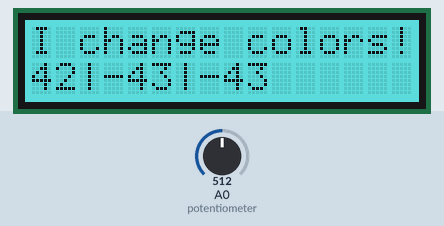
Recording of a sketch running on a simulated Arduino Uno, built with avr-gcc and run on an emulated ATmega328P. On the bench: 16×2 character LCD. The inputs (shaded band) are chosen by the test bench; at power-on: A0 (potentiometer) = 512.

Above: at 1.2 s.
1.3 s: A0 (potentiometer) set to 750
At 2.4 s:
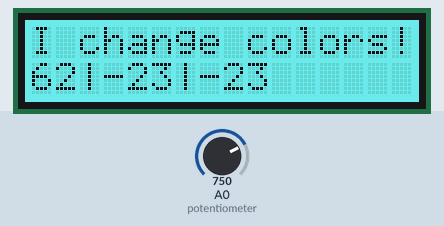
2.9 s: A0 (potentiometer) set to 781
At 4.1 s:
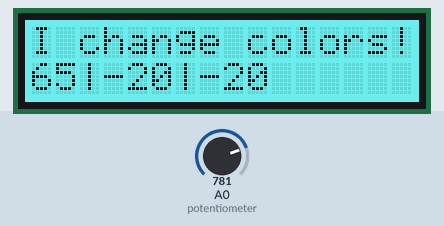
4.4 s: A0 (potentiometer) set to 1012
At 5.6 s:
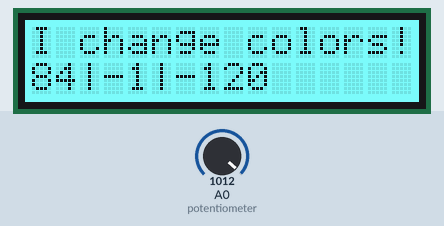
6.0 s: A0 (potentiometer) set to 1020
At 7.2 s:
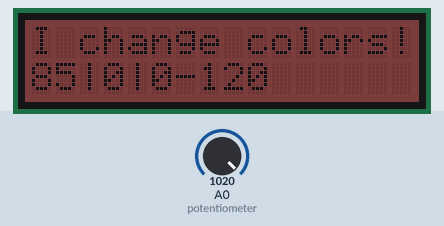
7.5 s: A0 (potentiometer) set to 122
At 8.5 s:
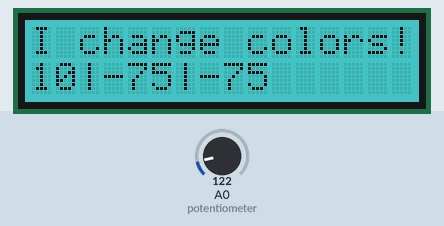
9.0 s: A0 (potentiometer) set to 235
At 10.1 s:
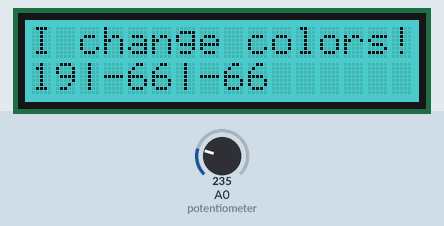
10.5 s: A0 (potentiometer) set to 266
Timing chart, 0 to 13.1 s (numbered marks = the images above; inputs shaded):
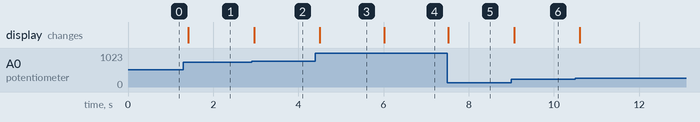

The sketch:

kleurenwissel.ino
```cpp
#include <Wire.h>
#include "rgb_lcd.h"

const int potentiometer = A0;

rgb_lcd lcd;

int red;
int green;
int blue;

int pin1 = 0;

void setup()
{
  Serial.begin(9600);               // set the serial communication frequency at 9600 bits per sec
  pinMode(potentiometer, INPUT);
  lcd.begin(16, 2);
  lcd.print("I change colors!");
}

void loop()
{
  red = analogRead(pin1);
  red /= 12;                      // convert value from 0-1023 to 0-255 (red/4); and divides the range in 3 equal parts (3 * 4 = 12)
  green = red - 85;               // green = red - (1024/12)
//green = analogRead(pin1);       // overblijfsel uit eerdere probeersels, negeer deze regel
  blue = green;
//blue = green - 85;              // overblijfsel uit eerdere probeersels, negeer deze regel

  lcd.setRGB(red, green, blue);
//Serial.println(blue);           // bekijk de waarden van de kleur terwijl je draait, red|green|blue, onderstaande weergeeft het direct op het LCDscherm
  lcd.setCursor(0, 1);
  lcd.print(red);
  lcd.print("|");
  lcd.print(green );
  lcd.print("|");
  lcd.print(blue);
  delay(100);
}
```

Measured:
- the behaviour switches between 767 and 768 on A0 (potentiometer) (found by bisection; images 1 and 2)
- the behaviour switches between 1019 and 1020 on A0 (potentiometer) (found by bisection; images 3 and 4)
- after the input at 1.3 s, the display: changes after 0.11 s (image 1)
- after the input at 2.9 s, the display: changes after 0.06 s (image 2)
- after the input at 4.4 s, the display: changes after 0.10 s (image 3)
- after the input at 6.0 s, the display: changes at once (image 4)
- after the input at 7.5 s, the display: changes at once (image 5)
- after the input at 9.0 s, the display: changes after 0.07 s (image 6)
